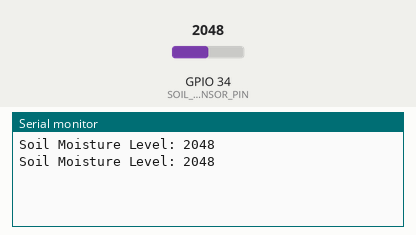
Bench run of a sketch on a simulated ESP32. Shown: the last lines printed to the serial monitor. The inputs (shaded band) are chosen by the test bench; at power-on: GPIO 34 (SOIL_SENSOR_PIN) = 2048.

Above: at 1.8 s.
1.9 s: GPIO 34 (SOIL_SENSOR_PIN) set to 2866
At 2.8 s:
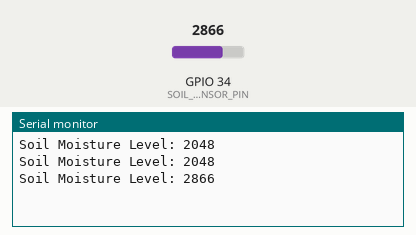
3.4 s: GPIO 34 (SOIL_SENSOR_PIN) set to 3603
At 4.4 s:
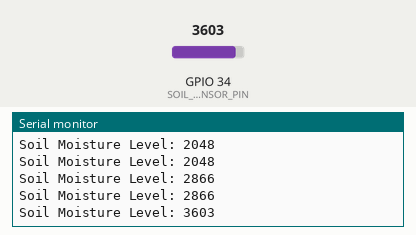
Timing chart, 0 to 6.4 s (numbered marks = the images above; inputs shaded):
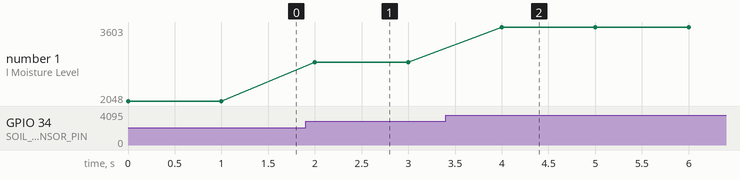

The sketch:

Code.ino
```cpp
#define SOIL_SENSOR_PIN 34  // Analog pin for Soil Sensor

void setup() {
  Serial.begin(115200);
}

void loop() {
  int soilValue = analogRead(SOIL_SENSOR_PIN); // Read analog value
  Serial.print("Soil Moisture Level: ");
  Serial.println(soilValue);

  delay(1000); // Read every second
}
```

Measured:
- after the input at 1.9 s, the serial monitor: prints a new line after 0.10 s (image 1)
- after the input at 3.4 s, the serial monitor: prints a new line after 0.60 s (image 2)
- plotted number 1: 2048 → 2866 after the input at 1.9 s, 2866 → 3603 after the input at 3.4 s
